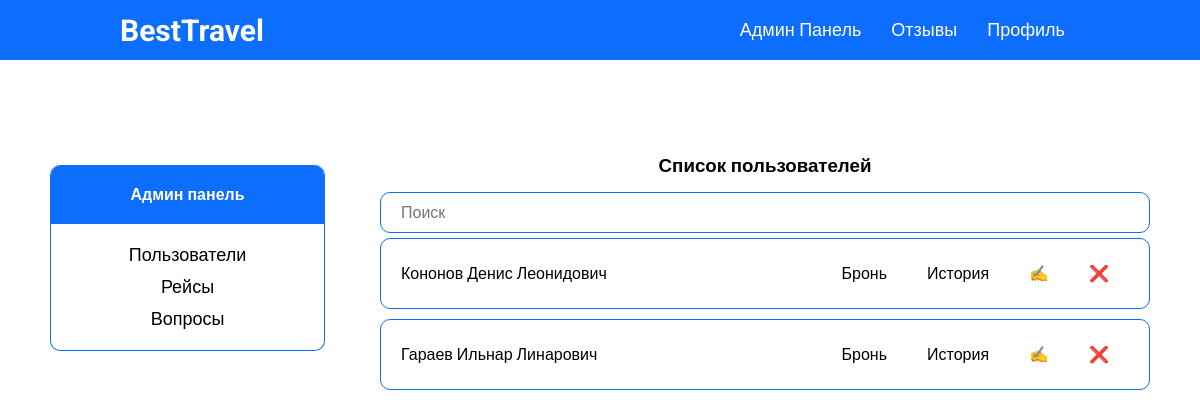
Screenshot of /admin-users-page.php (signed in) with the database file from the repository.
### tables this page shows
CREATE TABLE `users` (
  `user_id` int(11) NOT NULL,
  `surname` varchar(50) NOT NULL,
  `name` varchar(50) NOT NULL,
  `patronymic` varchar(50) NOT NULL,
  `email` varchar(50) NOT NULL,
  `phone` varchar(30) NOT NULL,
  `date_birth` date DEFAULT NULL,
  `login` varchar(50) NOT NULL,
  `password` varchar(255) NOT NULL,
  `role_id` int(11) NOT NULL
);

### database/requests.php (called while the page is built, shortened)
<?php
function getAll($string)
{
    require 'connect.php';
    $data = mysqli_query($connect, $string);
    if (mysqli_num_rows($data) > 0) {
        return mysqli_fetch_all($data, MYSQLI_ASSOC);
    } else {
        return false;
    }
}
class ApiProvider
{
    public function getAllUsers()
    {
        return getAll("
        select u.user_id, u.surname, u.name, u.patronymic, u.email, u.phone, u.login, u.password, r.role from users u
        left join roles r on r.role_id = u.role_id;
      ");
    }
}
?>

### admin-users-page.php (the view, shortened to what this page needs)
<?php
require_once 'database/requests.php';
$users = $provider->getAllUsers();
?>
<!DOCTYPE html>
<html lang="ru">
<?php require 'templates/head.php'; ?>
<body>
<?php require_once 'templates/header.php'; ?>
<div class="container df jcsb fw">
    <?php require_once 'templates/aside.php'; ?>
    <main class="df fc jcc aic">
        <h3 class="tac admin-title">Список пользователей</h3>
        <input id="search" placeholder="Поиск" class="w-full" type="text">
        <?php if ($users): ?>
            <?php foreach ($users as $user): ?>
                <div class="w-full padding border border-radius m-5 df jcsb aic admin-user-page">
                    <div class="search-list"><?= $user['surname']; ?> <?= $user['name']; ?> <?= $user['patronymic']; ?></div>
                    <div class="df">
                        <a href="bookings-user-page.php/<?= $user['user_id']; ?>?page=1">
                            <button class="btn-form">Бронь</button>
                        </a>
                        <a href="orders-users-page.php/<?= $user['user_id']; ?>?page=1">
                            <button class="btn-form">История</button>
                        </a>
                        <a href="update-users-page.php?id=<?= $user['user_id']; ?>">
                            <button class="btn-form">&#9997;</button>
                        </a>
                        <form action="" method='post'>
                            <button name='delete' value='<?= $user['user_id']; ?>' class="btn-form" type='submit'>
                                &#10060;
                            </button>
                        </form>
                    </div>
                </div>
            <?php endforeach ?>
        <?php else: ?>
            <h1 class='empty'>Нет данных</h1>
        <? endif; ?>
    </main>
</div>
</body>
</html>

### assets/css/style.css (style rules this page uses)
* { margin: 0; padding: 0; box-sizing: border-box; font-family: 'Roboto', sans-serif; }
html { scroll-behavior: smooth; }
body { overflow-x: hidden; }
.container { max-width: 1600px; margin: 0 auto; }
a { text-decoration: none; color: black; }
h1, h2, h3, h4, h5 { padding: 15px; }
.w-full { width: 100%; }
.padding { padding: 15px 20px; }
.border { border: 1px solid #0d6efd; }
.border-radius { border-radius: 10px; }
.df { display: flex; }
.fc { flex-direction: column; }
.jcsb { justify-content: space-between; }
.jcc { justify-content: center; }
.aic { align-items: center; }
.tac { text-align: center; }
.m-5 { margin: 5px; }
.fw { flex-wrap: wrap; }
button, input, select { background-color: white; padding: 10px 20px; border-radius: 10px; border: 1px solid #0d6efd; font-size: 16px; }
button { cursor: pointer; }
main { width: 75%; margin-top: 30px; }
.btn-form { border: none; }
@media screen and (max-width: 1600px) { .container { padding: 50px; } }
@media screen and (max-width: 1600px) { main { width: 70%; } }

### rows the page displays
users: surname "Кононов", name "Денис", patronymic "Леонидович", $user['user_id'] 1 (drawn)
users: surname "Гараев", name "Ильнар", patronymic "Линарович", $user['user_id'] 2 (drawn)
